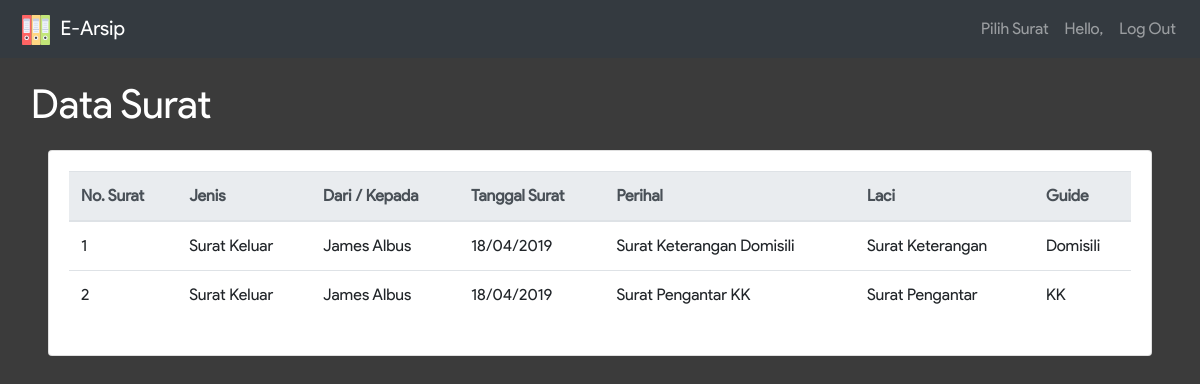
The page /p_data_surat.php on the database as committed earlier.
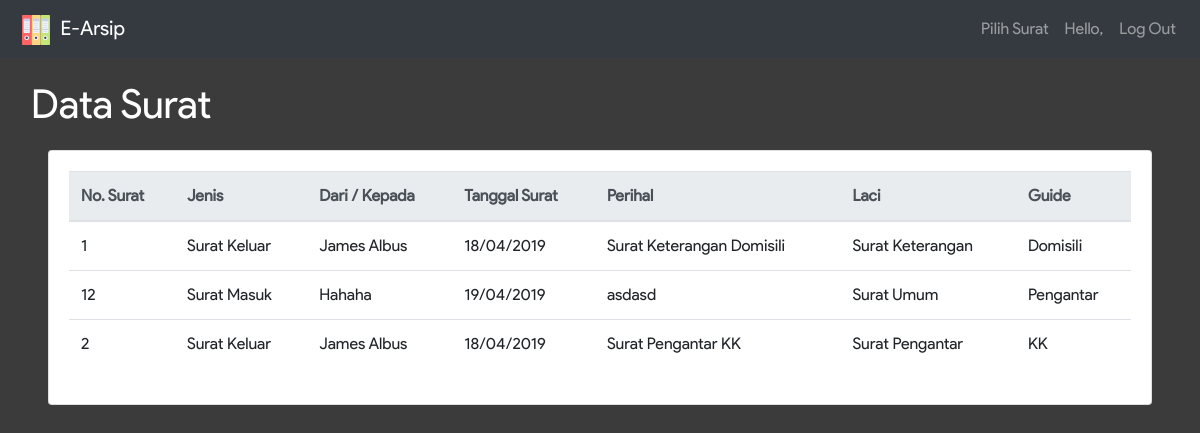
The same page on the database as committed later.
### tables this page shows
CREATE TABLE IF NOT EXISTS `arsip_surat` (
  `jenis` varchar(25) NOT NULL,
  `no_surat` varchar(30) NOT NULL,
  `nik` varchar(16) DEFAULT NULL,
  `dari_kpd` varchar(50) NOT NULL,
  `indeks` varchar(30) DEFAULT NULL,
  `tanggal_surat` date DEFAULT NULL,
  `tanggal_input` datetime NOT NULL,
  `alamat` text,
  `perihal` varchar(30) NOT NULL,
  `isi_ringkas` text,
  `laci` varchar(20) NOT NULL,
  `guide` varchar(30) NOT NULL,
  `file` varchar(255) DEFAULT NULL,
  `admin` varchar(20) NOT NULL
);

### p_data_surat.php (the view, shortened to what this page needs)
<?php
  include_once 'connection.php';
  $sql = "SELECT * FROM arsip_surat";
  $result = $conn->query($sql);
?>
<!DOCTYPE html>
<html>
<head>
  <link rel="stylesheet" href="node_modules/bootstrap/dist/css/bootstrap.min.css">
  <link rel="stylesheet" href="assets/css/infinite.css">
</head>
<body>
  <nav class="navbar navbar-expand-lg navbar-dark bg-dark">
      <a class="navbar-brand" href="#">
        <img src="assets/img/office-material.svg" width="40" height="30" alt="">
        E-Arsip
      </a>
      <div class="collapse navbar-collapse" id="navbarSupportedContent">
        <ul class="navbar-nav ml-auto">
          <li class="nav-item">
            <a class="nav-link" href="pilih_surat.php">Pilih Surat</a>
          </li>
          <li class="nav-item">
            <a class="nav-link">Hello, <?=$_SESSION['user']?></a>
          </li>
          <li class="nav-item">
            <a class="nav-link" href="logout.php">Log Out</a>
          </li>
        </ul>
      </div>
    </nav>
    <div class="container-fluid bckgrnd">
       <div class="row">
        <div class="col-sm-12">
          <div class="judul m-3">Data Surat</div>
        </div>
        <div class="col-sm-12 px-5">
          <div class="card">
            <div class="card-body">
              <div class="table-responsive-lg">
                <table class="table">
                  <thead class="thead-light">
                    <tr>
                      <th scope="col">No. Surat</th>
                      <th scope="col">Jenis</th>
                      <th scope="col">Dari / Kepada</th>
                      <th scope="col">Tanggal Surat</th>
                      <th scope="col">Perihal</th>
                      <th scope="col">Laci</th>
                      <th scope="col">Guide</th>
                    </tr>
                  </thead>
                  <tbody>
                    <?php
                      while ($row = $result->fetch_assoc()) {
                    ?>
                        <tr>
                          <td>
                            <?= $row['no_surat'] ?>
                          </td>
                          <td>
                            <?= $row['jenis'] ?>
                          </td>
                          <td>
                            <?= $row['dari_kpd'] ?>
                          </td>
                          <td>
                            <?= date('d/m/Y', strtotime($row['tanggal_input']))?>
                          </td>
                          <td>
                            <?= $row['perihal'] ?>
                          </td>
                          <td>
                            <?= $row['laci'] ?>
                          </td>
                          <td>
                            <?= $row['guide'] ?>
                          </td>
                        </tr>
                      <?php } ?>
                  </tbody>
                </table>
              </div>
            </div>
          </div>
        </div>
      </div>
    </div>
  </body>
</html>

### assets/css/infinite.css (style rules this page uses)
body { width: 100%; height: 100%; font-family: 'Product Sans'; background-attachment: fixed; }
.bckgrnd { background-color: #3B3B3B; height: 91vh; }
.judul { font-size: 40px; color: #FFF; }

Rows that differ between the two databases and show on the page:
added arsip_surat: no_surat "12", jenis "Surat Masuk", dari_kpd "Hahaha", tanggal_input "19/04/2019", perihal "asdasd", laci "Surat Umum", guide "Pengantar"
